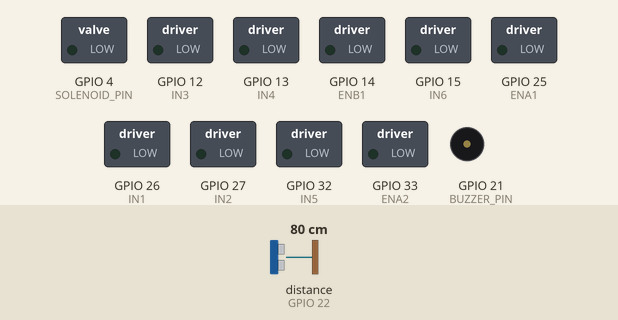
This sketch was run on a simulated ESP32. Shown: switched loads named in the sketch (green lamp = pin HIGH), buzzer (waves = sounding, pin HIGH). The test bench sets the inputs (shaded band); at power-on: distance to the obstacle (sensor on GPIO 22) 80 cm. The echo pulse lasts 58.3 µs per cm; WiFi joins after 1.5 s; servers stay silent unless stated; no MQTT or app messages arrive unless stated; pins used as bus, display or sensor lines are not drawn; what the sketch prints to the serial monitor is not drawn.

Above: at 14.3 s.
14.4 s: distance to the obstacle (sensor on GPIO 22) set to 12 cm
15.9 s: distance to the obstacle (sensor on GPIO 22) set to 9 cm
At 16.6 s:
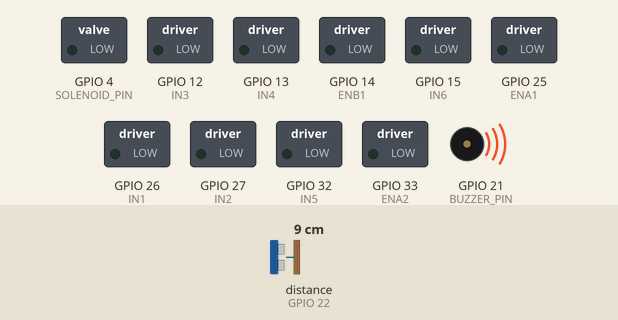
20.4 s: distance to the obstacle (sensor on GPIO 22) set to 18 cm
At 21.6 s:
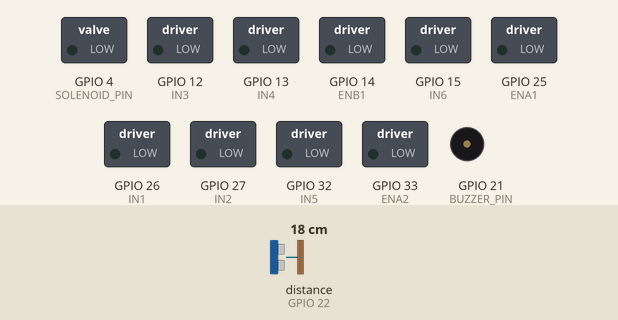
21.9 s: distance to the obstacle (sensor on GPIO 22) set to 2 cm
At 22.9 s:
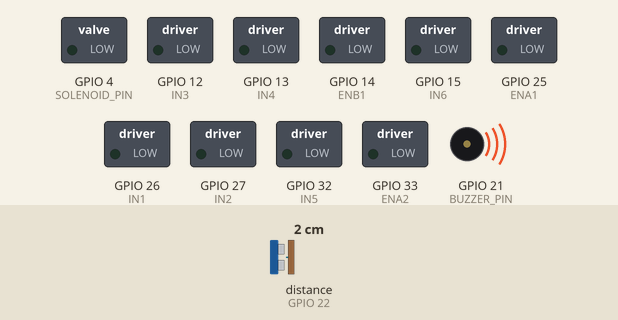
Timing chart, 0 to 24.4 s (numbered marks = the images above; inputs shaded):
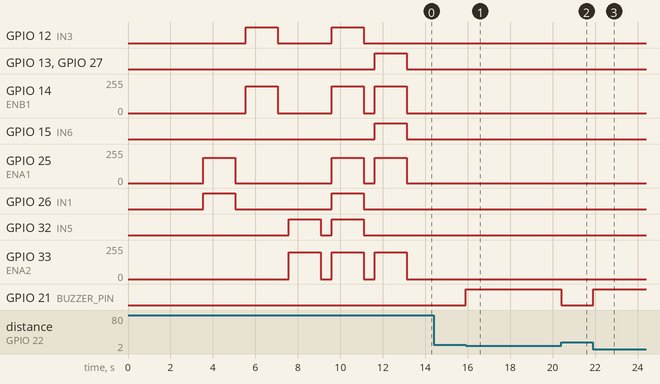

Measured:
- the behaviour switches between 11 and 10 cm on distance to the obstacle (sensor on GPIO 22) (found by bisection; images 0 and 1)
- after the input at 14.4 s, every drawn part: stays the same
- after the input at 15.9 s, GPIO 21 (BUZZER_PIN): LOW → HIGH at once
- after the input at 20.4 s, GPIO 21 (BUZZER_PIN): HIGH → LOW at once
- after the input at 21.9 s, GPIO 21 (BUZZER_PIN): LOW → HIGH at once

The sketch:

esp32.ino
```cpp
#include <WiFi.h>
#include <PubSubClient.h>
#include <ArduinoJson.h>

// =========================
// WIFI CONFIG
// =========================
const char* ssid = "Redmi 13";
const char* password = "iyapunyarael";

// =========================
// MQTT CONFIG
// =========================
const char* mqtt_server = "broker.hivemq.com";
const int mqtt_port = 1883;

WiFiClient espClient;
PubSubClient client(espClient);

// =========================
// MOTOR PINS (SESUAI KODE AWAL)
// =========================
#define ENA1 25
#define IN1 26
#define IN2 27

#define ENB1 14
#define IN3 12
#define IN4 13

#define ENA2 33
#define IN5 32
#define IN6 15

// =========================
// MOTOR CALIBRATION
// =========================
const float MOTOR_COMP_KIRI = 0.95;
const float MOTOR_COMP_KANAN = 1.00;
const float MOTOR_COMP_BELAKANG = 1.00;

// =========================
// SOLENOID (SHOOTER)
// =========================
#define SOLENOID_PIN 4

// =========================
// ULTRASONIC
// =========================
#define TRIG_PIN 23
#define ECHO_PIN 22

// =========================
// BUZZER
// =========================
#define BUZZER_PIN 21

// =========================
// SAFETY TIMER
// =========================
unsigned long lastCommandTime = 0;
const unsigned long SAFETY_TIMEOUT = 500;

// =========================
// POWER BOOST SETTINGS
// =========================
int minPower = 120;     // Power minimal agar motor bisa start di karpet
int maxPower = 255;     // Power maksimum

// =========================
// WiFi CONNECTION
// =========================
void setup_wifi() {
  Serial.println();
  Serial.print("Connecting WiFi ");

  WiFi.begin(ssid, password);

  while (WiFi.status() != WL_CONNECTED) {
    delay(500);
    Serial.print(".");
  }

  Serial.println();
  Serial.println("WiFi Connected");
  Serial.print("IP : ");
  Serial.println(WiFi.localIP());
}

// =========================
// MOTOR CONTROL (SESUAI KODE AWAL)
// =========================
void setMotor(int pwmPin, int in1, int in2, int speedVal) {
  // Boost power untuk karpet
  if (speedVal > 0 && speedVal < minPower) {
    speedVal = minPower;
  }
  if (speedVal < 0 && speedVal > -minPower) {
    speedVal = -minPower;
  }

  speedVal = constrain(speedVal, -maxPower, maxPower);

  if(speedVal > 0) {
    digitalWrite(in1, HIGH);
    digitalWrite(in2, LOW);
    ledcWrite(pwmPin, speedVal);
    Serial.printf("  PWM %d: %d FORWARD\n", pwmPin, speedVal);
  }
  else if(speedVal < 0) {
    digitalWrite(in1, LOW);
    digitalWrite(in2, HIGH);
    ledcWrite(pwmPin, abs(speedVal));
    Serial.printf("  PWM %d: %d BACKWARD\n", pwmPin, abs(speedVal));
  }
  else {
    digitalWrite(in1, LOW);
    digitalWrite(in2, LOW);
    ledcWrite(pwmPin, 0);
    Serial.printf("  PWM %d: STOP\n", pwmPin);
  }
}

// =========================
// MOTOR COMMAND LANGSUNG (KIWI DRIVE TAPI KITA UBAH)
// =========================
void moveMotors(int motorKiri, int motorKanan, int motorBelakang) {
  Serial.println("=================================");
  Serial.printf("MOTOR CMD: Kiri=%d, Kanan=%d, Belakang=%d\n",
                motorKiri, motorKanan, motorBelakang);

  // Motor 1 = Depan Kiri (ENA1, IN1, IN2)
  setMotor(ENA1, IN1, IN2, (int)(motorKiri * MOTOR_COMP_KIRI));

  // Motor 2 = Depan Kanan (ENB1, IN3, IN4)
  setMotor(ENB1, IN3, IN4, (int)(motorKanan * MOTOR_COMP_KANAN));

  // Motor 3 = Belakang (ENA2, IN5, IN6)
  setMotor(ENA2, IN5, IN6, (int)(motorBelakang * MOTOR_COMP_BELAKANG));

  Serial.println("=================================\n");
}

// =========================
// GERAKAN DASAR
// =========================
void maju(int speed) {
  int s = constrain(speed, 0, maxPower);
  moveMotors(s, s, s);
  Serial.printf(">> MAJU (%d)\n", s);
}

void mundur(int speed) {
  int s = constrain(speed, 0, maxPower);
  moveMotors(-s, -s, -s);
  Serial.printf(">> MUNDUR (%d)\n", s);
}

void geserKiri(int speed) {
  int s = constrain(speed, 0, maxPower);
  moveMotors(-s, s, 0);
  Serial.printf(">> GESER KIRI (%d)\n", s);
}

void geserKanan(int speed) {
  int s = constrain(speed, 0, maxPower);
  moveMotors(s, -s, 0);
  Serial.printf(">> GESER KANAN (%d)\n", s);
}

void rotasiKiri(int speed) {
  int s = constrain(speed, 0, maxPower);
  moveMotors(-s, s, -s);
  Serial.printf(">> ROTASI KIRI (%d)\n", s);
}

void rotasiKanan(int speed) {
  int s = constrain(speed, 0, maxPower);
  moveMotors(s, -s, s);
  Serial.printf(">> ROTASI KANAN (%d)\n", s);
}

void stopRobot() {
  moveMotors(0, 0, 0);
  Serial.println(">> STOP");
}

// =========================
// SOLENOID / KICKER
// =========================
void kick() {
  Serial.println(">> KICK / SHOOT!");
  digitalWrite(SOLENOID_PIN, HIGH);
  delay(200);
  digitalWrite(SOLENOID_PIN, LOW);
}

// =========================
// ULTRASONIC SENSOR
// =========================
float bacaJarak() {
  digitalWrite(TRIG_PIN, LOW);
  delayMicroseconds(2);

  digitalWrite(TRIG_PIN, HIGH);
  delayMicroseconds(10);
  digitalWrite(TRIG_PIN, LOW);

  long duration = pulseIn(ECHO_PIN, HIGH, 30000);

  if(duration == 0) return -1;

  return duration * 0.0343 / 2.0;
}

// =========================
// MQTT CALLBACK
// =========================
void callback(char* topic, byte* payload, unsigned int length) {
  String data;

  for(unsigned int i = 0; i < length; i++) {
    data += (char)payload[i];
  }

  Serial.print("Topic : ");
  Serial.println(topic);
  Serial.print("Payload : ");
  Serial.println(data);

  if(String(topic) == "robot/cmd") {
    StaticJsonDocument<128> doc;
    DeserializationError err = deserializeJson(doc, data);

    if(!err) {
      String action = doc["action"];
      int speed = doc["speed"] | 150;

      lastCommandTime = millis();

      if(action == "maju") {
        maju(speed);
      }
      else if(action == "mundur") {
        mundur(speed);
      }
      else if(action == "geserKiri") {
        geserKiri(speed);
      }
      else if(action == "geserKanan") {
        geserKanan(speed);
      }
      else if(action == "rotasiKiri") {
        rotasiKiri(speed);
      }
      else if(action == "rotasiKanan") {
        rotasiKanan(speed);
      }
      else if(action == "stop") {
        stopRobot();
      }
      else if(action == "kick") {
        kick();
      }
    } else {
      Serial.print("JSON Error: ");
      Serial.println(err.c_str());
    }
  }
}

// =========================
// MQTT RECONNECT
// =========================
void reconnect() {
  while(!client.connected()) {
    Serial.println("MQTT Connecting...");

    if(client.connect("ESP32_KIWI")) {
      Serial.println("MQTT Connected");

      client.subscribe("robot/cmd");
      Serial.println("Subscribed to: robot/cmd");
    }
    else {
      Serial.print("Failed, rc=");
      Serial.println(client.state());
      delay(2000);
    }
  }
}

// =========================
// TEST MOTOR SATU PERSATU
// =========================
void testAllMotors() {
  Serial.println("\n========== MOTOR TEST ==========");

  Serial.println("\n1. Test Motor KIRI (Depan Kiri) - Maju");
  moveMotors(200, 0, 0);
  delay(1500);
  stopRobot();
  delay(500);

  Serial.println("\n2. Test Motor KANAN (Depan Kanan) - Maju");
  moveMotors(0, 200, 0);
  delay(1500);
  stopRobot();
  delay(500);

  Serial.println("\n3. Test Motor BELAKANG - Maju");
  moveMotors(0, 0, 200);
  delay(1500);
  stopRobot();
  delay(500);

  Serial.println("\n4. Test SEMUA MOTOR Maju");
  maju(200);
  delay(1500);
  stopRobot();
  delay(500);

  Serial.println("\n5. Test SEMUA MOTOR Mundur");
  mundur(200);
  delay(1500);
  stopRobot();

  Serial.println("\n========== TEST SELESAI ==========\n");
}

// =========================
// SETUP
// =========================
void setup() {
  Serial.begin(115200);
  Serial.println("\n==================================");
  Serial.println("ROBO-3 MECANUM 3-WHEEL CONTROLLER");
  Serial.println("WITH POWER BOOST FOR CARPET");
  Serial.println("==================================\n");

  // Setup motor pins
  pinMode(IN1, OUTPUT);
  pinMode(IN2, OUTPUT);
  pinMode(IN3, OUTPUT);
  pinMode(IN4, OUTPUT);
  pinMode(IN5, OUTPUT);
  pinMode(IN6, OUTPUT);

  // Setup solenoid
  pinMode(SOLENOID_PIN, OUTPUT);
  digitalWrite(SOLENOID_PIN, LOW);

  // Setup ultrasonic
  pinMode(TRIG_PIN, OUTPUT);
  pinMode(ECHO_PIN, INPUT);

  // Setup buzzer
  pinMode(BUZZER_PIN, OUTPUT);
  digitalWrite(BUZZER_PIN, LOW);

  // Setup PWM (CARA YANG SUDAH TERBUKTI BEKERJA)
  ledcAttach(ENA1, 1000, 8);
  ledcAttach(ENB1, 1000, 8);
  ledcAttach(ENA2, 1000, 8);

  // Stop all motors
  stopRobot();

  // Connect to WiFi
  setup_wifi();

  // Setup MQTT
  client.setServer(mqtt_server, mqtt_port);
  client.setCallback(callback);

  lastCommandTime = millis();

  Serial.println("\nSystem Ready!");
  Serial.println("Waiting for MQTT connection...\n");

  // JALANKAN TEST MOTOR (UNCOMMENT UNTUK TESTING)
  delay(2000);
  testAllMotors();
}

// =========================
// LOOP
// =========================
void loop() {
  if(!client.connected()) {
    reconnect();
  }
  client.loop();

  // Safety stop
  if(millis() - lastCommandTime > SAFETY_TIMEOUT) {
    static bool wasStopped = false;
    if(!wasStopped) {
      stopRobot();
      wasStopped = true;
      Serial.println("SAFETY: Auto-stop (no command)");
    }
  }

  // Ultrasonic untuk obstacle
  float jarak = bacaJarak();

  if(jarak > 0 && jarak <= 10) {
    digitalWrite(BUZZER_PIN, HIGH);
  } else {
    digitalWrite(BUZZER_PIN, LOW);
  }

  delay(20);
}
```
